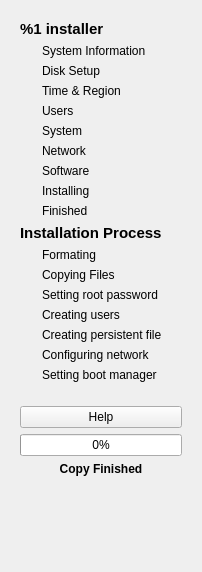
      <widget class="QWidget" name="scrollAreaWidgetContents_2">
       <property name="geometry">
        <rect>
         <x>0</x>
         <y>0</y>
         <width>198</width>
         <height>572</height>
        </rect>
       </property>
       <layout class="QGridLayout" name="gridLayout_5">
        <item row="0" column="0">
         <widget class="QWidget" name="WProgress" native="true">
          <property name="minimumSize">
           <size>
            <width>180</width>
            <height>100</height>
           </size>
          </property>
          <layout class="QGridLayout" name="gridLayout_6">
           <item row="6" column="0">
            <widget class="QLabel" name="iSystem">
             <property name="maximumSize">
              <size>
               <width>16</width>
               <height>16</height>
              </size>
             </property>
             <property name="text">
              <string/>
             </property>
             <property name="scaledContents">
              <bool>true</bool>
             </property>
            </widget>
           </item>
           <item row="15" column="1" colspan="2">
            <widget class="QLabel" name="LCreatingUsers">
             <property name="text">
              <string>Creating users</string>
             </property>
             <property name="wordWrap">
              <bool>true</bool>
             </property>
            </widget>
           </item>
           <item row="8" column="0">
            <widget class="QLabel" name="iSoftware">
             <property name="maximumSize">
              <size>
               <width>16</width>
               <height>16</height>
              </size>
             </property>
             <property name="text">
              <string/>
             </property>
             <property name="scaledContents">
              <bool>true</bool>
             </property>
            </widget>
           </item>
           <item row="10" column="0">
            <widget class="QLabel" name="iFinishedProgress">
             <property name="maximumSize">
              <size>
               <width>16</width>
               <height>16</height>
              </size>
             </property>
             <property name="text">
              <string/>
             </property>
             <property name="scaledContents">
              <bool>true</bool>
             </property>
            </widget>
           </item>
           <item row="12" column="1" colspan="2">
            <widget class="QLabel" name="LFormating">
             <property name="text">
              <string>Formating</string>
             </property>
             <property name="wordWrap">
              <bool>true</bool>
             </property>
            </widget>
           </item>
           <item row="12" column="0">
            <widget class="QLabel" name="iFormating">
             <property name="maximumSize">
              <size>
               <width>16</width>
               <height>16</height>
              </size>
             </property>
             <property name="text">
              <string/>
             </property>
             <property name="scaledContents">
              <bool>true</bool>
             </property>
            </widget>
           </item>
           <item row="1" column="0">
            <widget class="QLabel" name="iSystemInfo">
             <property name="maximumSize">
              <size>
               <width>16</width>
               <height>16</height>
              </size>
             </property>
             <property name="text">
              <string/>
             </property>
             <property name="scaledContents">
              <bool>true</bool>
             </property>
            </widget>
           </item>
           <item row="3" column="0">
            <widget class="QLabel" name="iDisk">
             <property name="maximumSize">
              <size>
               <width>16</width>
               <height>16</height>
              </size>
             </property>
             <property name="text">
              <string/>
             </property>
             <property name="scaledContents">
              <bool>true</bool>
             </property>
            </widget>
           </item>
           <item row="16" column="0">
            <widget class="QLabel" name="iPersistentChangesFile">
             <property name="maximumSize">
              <size>
               <width>16</width>
               <height>16</height>
              </size>
             </property>
             <property name="text">
              <string/>
             </property>
             <property name="scaledContents">
              <bool>true</bool>
             </property>
            </widget>
           </item>
           <item row="1" column="1" colspan="2">
            <widget class="QLabel" name="LSystemInfo">
             <property name="text">
              <string>System Information</string>
             </property>
             <property name="wordWrap">
              <bool>true</bool>
             </property>
            </widget>
           </item>
           <item row="8" column="1" colspan="2">
            <widget class="QLabel" name="LSoftware">
             <property name="text">
              <string>Software</string>
             </property>
             <property name="wordWrap">
              <bool>true</bool>
             </property>
            </widget>
           </item>
           <item row="6" column="1" colspan="2">
            <widget class="QLabel" name="LSystem">
             <property name="text">
              <string>System</string>
             </property>
             <property name="wordWrap">
              <bool>true</bool>
             </property>
            </widget>
           </item>
           <item row="9" column="0">
            <widget class="QLabel" name="iInstallingProgress">
             <property name="maximumSize">
              <size>
               <width>16</width>
               <height>16</height>
              </size>
             </property>
             <property name="text">
              <string/>
             </property>
             <property name="scaledContents">
              <bool>true</bool>
             </property>
            </widget>
           </item>
           <item row="13" column="1" colspan="2">
            <widget class="QLabel" name="LCopy">
             <property name="text">
              <string>Copying Files</string>
             </property>
             <property name="wordWrap">
              <bool>true</bool>
             </property>
            </widget>
           </item>
           <item row="13" column="0">
            <widget class="QLabel" name="iCopy">
             <property name="maximumSize">
              <size>
               <width>16</width>
               <height>16</height>
              </size>
             </property>
             <property name="text">
              <string/>
             </property>
             <property name="scaledContents">
              <bool>true</bool>
             </property>
            </widget>
           </item>
           <item row="5" column="1" colspan="2">
            <widget class="QLabel" name="LUsers">
             <property name="text">
              <string>Users</string>
             </property>
             <property name="wordWrap">
              <bool>true</bool>
             </property>
            </widget>
           </item>
           <item row="16" column="1" colspan="2">
            <widget class="QLabel" name="LPersistentChangesFile">
             <property name="text">
              <string>Creating persistent file</string>
             </property>
             <property name="wordWrap">
              <bool>true</bool>
             </property>
            </widget>
           </item>
           <item row="9" column="1" colspan="2">
            <widget class="QLabel" name="LInstallingProgress">
             <property name="text">
              <string>Installing</string>
             </property>
             <property name="wordWrap">
              <bool>true</bool>
             </property>
            </widget>
           </item>
           <item row="15" column="0">
            <widget class="QLabel" name="iCreatingUsers">
             <property name="maximumSize">
              <size>
               <width>16</width>
               <height>16</height>
              </size>
             </property>
             <property name="text">
              <string/>
             </property>
             <property name="scaledContents">
              <bool>true</bool>
             </property>
            </widget>
           </item>
           <item row="7" column="0">
            <widget class="QLabel" name="iNetwork">
             <property name="maximumSize">
              <size>
               <width>16</width>
               <height>16</height>
              </size>
             </property>
             <property name="text">
              <string/>
             </property>
             <property name="scaledContents">
              <bool>true</bool>
             </property>
            </widget>
           </item>
           <item row="7" column="1" colspan="2">
            <widget class="QLabel" name="LNetwork">
             <property name="text">
              <string>Network</string>
             </property>
             <property name="wordWrap">
              <bool>true</bool>
             </property>
            </widget>
           </item>
           <item row="11" column="0" colspan="3">
            <widget class="QLabel" name="LProcess">
             <property name="maximumSize">
              <size>
               <width>16777215</width>
               <height>50</height>
              </size>
             </property>
             <property name="font">
              <font>
               <pointsize>11</pointsize>
               <weight>75</weight>
               <bold>true</bold>
              </font>
             </property>
             <property name="text">
              <string>Installation Process</string>
             </property>
            </widget>
           </item>
           <item row="0" column="0" colspan="3">
            <widget class="QLabel" name="LInstaller">
             <property name="maximumSize">
              <size>
               <width>16777215</width>
               <height>50</height>
              </size>
             </property>
             <property name="font">
              <font>
               <pointsize>11</pointsize>
               <weight>75</weight>
               <bold>true</bold>
              </font>
             </property>
             <property name="text">
              <string>%1 installer</string>
             </property>
            </widget>
           </item>
           <item row="19" column="0">
            <widget class="QLabel" name="iBoot">
             <property name="maximumSize">
              <size>
               <width>16</width>
               <height>16</height>
              </size>
             </property>
             <property name="text">
              <string/>
             </property>
             <property name="scaledContents">
              <bool>true</bool>
             </property>
            </widget>
           </item>
           <item row="17" column="0">
            <widget class="QLabel" name="iNetConfig">
             <property name="maximumSize">
              <size>
               <width>16</width>
               <height>16</height>
              </size>
             </property>
             <property name="text">
              <string/>
             </property>
             <property name="scaledContents">
              <bool>true</bool>
             </property>
            </widget>
           </item>
           <item row="19" column="1" colspan="2">
            <widget class="QLabel" name="LBoot">
             <property name="toolTip">
              <string>sadfsdf</string>
             </property>
             <property name="text">
              <string>Setting boot manager</string>
             </property>
             <property name="wordWrap">
              <bool>true</bool>
             </property>
            </widget>
           </item>
           <item row="17" column="1" colspan="2">
            <widget class="QLabel" name="LNetConfig">
             <property name="text">
              <string>Configuring network</string>
             </property>
             <property name="wordWrap">
              <bool>true</bool>
             </property>
            </widget>
           </item>
           <item row="5" column="0">
            <widget class="QLabel" name="iUsers">
             <property name="maximumSize">
              <size>
               <width>16</width>
               <height>16</height>
              </size>
             </property>
             <property name="text">
              <string/>
             </property>
             <property name="scaledContents">
              <bool>true</bool>
             </property>
            </widget>
           </item>
           <item row="10" column="1" colspan="2">
            <widget class="QLabel" name="LFinishedProgress">
             <property name="text">
              <string>Finished</string>
             </property>
             <property name="wordWrap">
              <bool>true</bool>
             </property>
            </widget>
           </item>
           <item row="14" column="1" colspan="2">
            <widget class="QLabel" name="LRoot">
             <property name="text">
              <string>Setting root password</string>
             </property>
             <property name="wordWrap">
              <bool>true</bool>
             </property>
            </widget>
           </item>
           <item row="14" column="0">
            <widget class="QLabel" name="iRoot">
             <property name="maximumSize">
              <size>
               <width>16</width>
               <height>16</height>
              </size>
             </property>
             <property name="text">
              <string/>
             </property>
             <property name="scaledContents">
              <bool>true</bool>
             </property>
            </widget>
           </item>
           <item row="3" column="1" colspan="2">
            <widget class="QLabel" name="LDisk">
             <property name="text">
              <string>Disk Setup</string>
             </property>
             <property name="wordWrap">
              <bool>true</bool>
             </property>
            </widget>
           </item>
           <item row="4" column="1">
            <widget class="QLabel" name="LTime">
             <property name="text">
              <string>Time &amp; Region</string>
             </property>
             <property name="wordWrap">
              <bool>true</bool>
             </property>
            </widget>
           </item>
           <item row="4" column="0">
            <widget class="QLabel" name="iTime">
             <property name="maximumSize">
              <size>
               <width>16</width>
               <height>16</height>
              </size>
             </property>
             <property name="text">
              <string/>
             </property>
             <property name="scaledContents">
              <bool>true</bool>
             </property>
            </widget>
           </item>
          </layout>
         </widget>
        </item>
        <item row="2" column="0">
         <widget class="QWidget" name="WLogo" native="true">
          <property name="maximumSize">
           <size>
            <width>16777215</width>
            <height>200</height>
           </size>
          </property>
          <layout class="QGridLayout" name="gridLayout_8">
           <item row="0" column="0">
            <widget class="QPushButton" name="BHelp">
             <property name="text">
              <string>Help</string>
             </property>
             <property name="icon">
              <iconset>
               <normaloff>../../../../../../home/clawlinux/usr/share/kademar/utils/instalador/img/help.png</normaloff>../../../../../../home/clawlinux/usr/share/kademar/utils/instalador/img/help.png</iconset>
             </property>
            </widget>
           </item>
           <item row="1" column="0">
            <widget class="QProgressBar" name="PBLogo">
             <property name="value">
              <number>0</number>
             </property>
             <property name="alignment">
              <set>Qt::AlignLeading</set>
             </property>
             <property name="textVisible">
              <bool>true</bool>
             </property>
            </widget>
           </item>
           <item row="2" column="0">
            <widget class="QLabel" name="LFinishedLogo">
             <property name="maximumSize">
              <size>
               <width>16777215</width>
               <height>25</height>
              </size>
             </property>
             <property name="font">
              <font>
               <weight>75</weight>
               <bold>true</bold>
              </font>
             </property>
             <property name="text">
              <string>Copy Finished</string>
             </property>
             <property name="alignment">
              <set>Qt::AlignHCenter|Qt::AlignTop</set>
             </property>
             <property name="wordWrap">
              <bool>true</bool>
             </property>
            </widget>
           </item>
           <item row="3" column="0">
            <widget class="QLabel" name="ILogo">
             <property name="text">
              <string/>
             </property>
             <property name="pixmap">
              <pixmap resource="resource.qrc">:/img/img/KademarLogo.png</pixmap>
             </property>
             <property name="scaledContents">
              <bool>false</bool>
             </property>
             <property name="alignment">
              <set>Qt::AlignCenter</set>
             </property>
             <property name="wordWrap">
              <bool>true</bool>
             </property>
            </widget>
           </item>
          </layout>
         </widget>
        </item>
       </layout>
      </widget>
